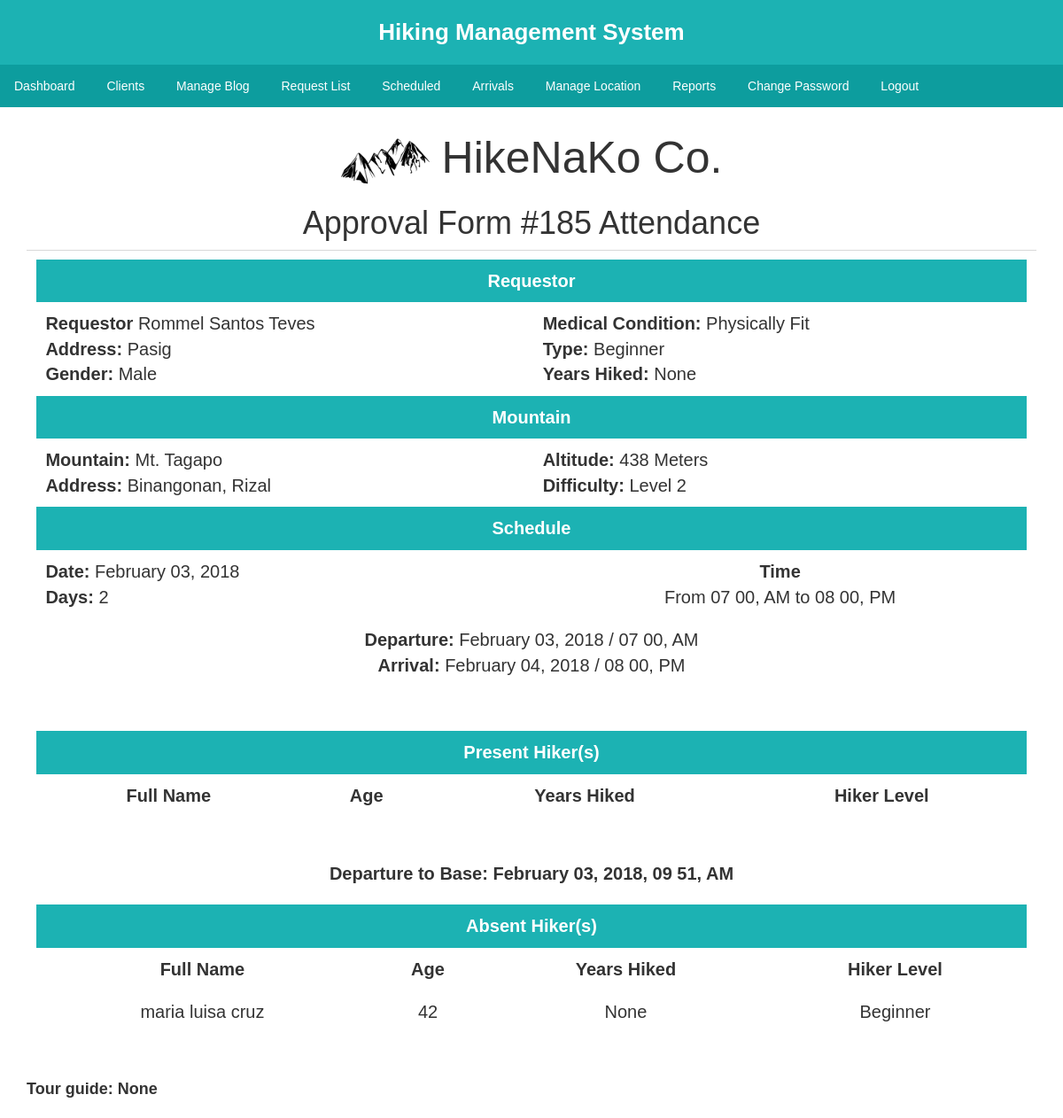
The app's page /detailsForm.php?id=185 (signed in) with its own data.
### tables this page shows
CREATE TABLE IF NOT EXISTS `register` (
`id` int(11) NOT NULL,
  `setspot_id` int(11) NOT NULL,
  `datenow` datetime NOT NULL,
  `user_id` int(11) NOT NULL,
  `date` date NOT NULL,
  `days` int(100) NOT NULL,
  `startTime` time NOT NULL,
  `until` time NOT NULL,
  `status` varchar(100) NOT NULL,
  `dateConfirmed` date NOT NULL,
  `done` varchar(100) NOT NULL,
  `arriveDate` date NOT NULL,
  `arrive` date NOT NULL,
  `arriveTime` time NOT NULL,
  `arriveStatus` varchar(100) NOT NULL,
  `groupTime` time NOT NULL,
  `groupDate` date NOT NULL,
  `tourguide` varchar(100) NOT NULL,
  `guide` varchar(100) NOT NULL
);

CREATE TABLE IF NOT EXISTS `users` (
`id` int(11) NOT NULL,
  `firstname` varchar(15) NOT NULL,
  `middlename` varchar(15) NOT NULL,
  `lastname` varchar(15) NOT NULL,
  `gender` varchar(10) NOT NULL,
  `bday` date NOT NULL,
  `contact` varchar(100) NOT NULL,
  `address` varchar(200) NOT NULL,
  `username` varchar(50) NOT NULL,
  `password` varchar(50) NOT NULL,
  `confirmpsw` varchar(50) NOT NULL,
  `email` varchar(100) NOT NULL,
  `profilePic` blob NOT NULL,
  `question` varchar(1000) NOT NULL,
  `answer` varchar(1000) NOT NULL,
  `condition` varchar(100) NOT NULL,
  `specify` varchar(100) NOT NULL,
  `type` varchar(100) NOT NULL,
  `years` varchar(100) NOT NULL
);

CREATE TABLE IF NOT EXISTS `setspot` (
`id` int(10) NOT NULL,
  `mountain_name` varchar(50) NOT NULL,
  `address` varchar(100) NOT NULL,
  `level` int(10) NOT NULL,
  `altitude` float NOT NULL,
  `requirements` varchar(500) NOT NULL,
  `photo` blob NOT NULL,
  `description` varchar(2000) NOT NULL,
  `slot` int(100) NOT NULL,
  `map` text NOT NULL,
  `equipment` varchar(1000) NOT NULL,
  `direction` varchar(2000) NOT NULL
);

CREATE TABLE IF NOT EXISTS `hikerlist` (
`id` int(100) NOT NULL,
  `register_id` int(100) NOT NULL,
  `name` varchar(100) NOT NULL,
  `age` varchar(100) NOT NULL,
  `contact` varchar(100) NOT NULL,
  `years` varchar(100) NOT NULL,
  `experience` varchar(100) NOT NULL,
  `medical` varchar(100) NOT NULL,
  `requirements` blob NOT NULL,
  `status` varchar(100) NOT NULL,
  `attendance` varchar(100) NOT NULL,
  `sets` int(100) NOT NULL,
  `now` date NOT NULL,
  `last` date NOT NULL,
  `finish` varchar(100) NOT NULL,
  `departureTime` time NOT NULL,
  `departureDate` date NOT NULL,
  `hikerArrive` varchar(100) NOT NULL,
  `arriveTime` time NOT NULL,
  `arriveDate` date NOT NULL,
  `remarks` varchar(1000) NOT NULL
);

### detailsForm.php (the view, shortened to what this page needs)
<?php
	include 'loggedheader.php';
	include 'connect.php';
	include 'loginchecker/adminMenu.php';
	$query = "SELECT * FROM register LEFT JOIN setspot ON register.setspot_id = setspot.id LEFT JOIN users ON register.user_id = users.id WHERE register.id = " . $_GET['id'];
	$result = mysqli_query($con,$query);
	if($result){
		while($row = mysqli_fetch_array($result)){
			$fname=$row['firstname'];
			$mname=$row['middlename'];
			$lname=$row['lastname'];
			$mountain=$row['mountain_name'];
			$date=date("F d, Y",strtotime($row['date']));
			$address=$row['address'];
			$gender=$row['gender'];
			$id = $row[0];
			$mountain_address=$row[21];
			$altitude=$row['altitude'];
			$level=$row['level'];
			$time=date("h i, A",strtotime($row['startTime']));
			$until=date("h i, A",strtotime($row['until']));
			$days=$row['days'];
			$specify=$row['specify'];
			$type=$row['type'];
			$years=$row['years'];
			$arrival = date('F d, Y', strtotime($date."+" . $days." days"."-1 days"));
			$gdt=date("h i, A",strtotime($row['groupTime']));
			$gdd=date("F d, Y",strtotime($row['groupDate']));
			$guide=$row['tourguide'];
			$gname=$row['guide'];
		}
	}
?>
 <!DOCTYPE html>
 <html>
      <head>
           <link rel="stylesheet" href="https://maxcdn.bootstrapcdn.com/bootstrap/3.3.6/css/bootstrap.min.css" />
           <link rel="stylesheet" href="https://cdn.datatables.net/1.10.12/css/dataTables.bootstrap.min.css" />
      </head>
<body>
	<div class="container" style="padding-bottom: 20px;margin-top: 10px;">
		<h2 align="center" style="font-size: 50px;"><img src="images/logo.png" width="100" height="60"> HikeNaKo Co.</h2>
		<h1 align="center">Approval Form #<?php echo $id; ?> Attendance</h1>
		<div class="table-responsive">
                <table class="tables" width="100%" style="padding: 0px;">
                 	<thead>
                        <tr>
							<th width="100%" colspan="2" style="font-size: 20px; text-align: center;">Requestor</th>
						</tr>
                    </thead>
                    <tbody>
                    	<tr>
                    		<td style="font-size: 20px;">
                    			<span style="font-weight: bold;">Requestor</span>
                    			<?php echo ucfirst($fname)." ".ucfirst($mname)." ".ucfirst($lname);?><br>
								<span style="font-weight: bold;">Address:</span>
								<?php echo $address; ?><br>
								<span style="font-weight: bold;">Gender:</span>
								<?php echo $gender; ?><br>
                    		</td>
                    		<td style="font-size: 20px;">
								<span style="font-weight: bold;">Medical Condition:</span>
								<?php echo $specify; ?><br>
								<span style="font-weight: bold;">Type:</span>
								<?php echo $type; ?><br>
								<span style="font-weight: bold;">Years Hiked:</span>
								<?php echo $years; ?><br>
				            </td>
                    	</tr>
                    </tbody>
                    <thead>
                        <tr>
							<th width="100%" colspan="2" style="font-size: 20px; text-align: center;">Mountain</th>
						</tr>
                    </thead>
                    <tbody>
                    	<tr>
                    		<td style="font-size: 20px;">
                    			<span style="font-weight: bold;">Mountain: </span>
                    			<?php echo ucfirst($mountain);?><br>
								<span style="font-weight: bold;">Address: </span>
								<?php echo $mountain_address; ?><br>
                    		</td>
                    		<td style="font-size: 20px;">
								<span style="font-weight: bold;">Altitude:</span>
								<?php echo $altitude; ?> Meters<br>
								<span style="font-weight: bold;">Difficulty:</span>
								Level <?php echo $level; ?><br>
				            </td>
                    	</tr>
                    </tbody>
                     <thead>
                        <tr>
							<th width="100%" colspan="2" style="font-size: 20px; text-align: center;">Schedule</th>
						</tr>
                    </thead>
                    <tbody>
                    	<tr>
                    		<td style="font-size: 20px;">
                    			<span style="font-weight: bold;">Date: </span>
                    			<?php echo $date;?><br>
								<span style="font-weight: bold;">Days: </span>
								<?php echo $days; ?><br>
                    		</td>
                    		<td style="font-size: 20px;">
								<span style="font-weight: bold;"><center>Time</center></span>
								<center>From <?php echo $time; ?> to <?php echo $until; ?></center>
				            </td>
                    	</tr>
                    	<tr>
                    		<td style="font-size: 20px; text-align: center;" colspan="2" >
                    			<span style="font-weight: bold;">Departure: </span>
                    			<?php echo $date.' / '.$time;?><br>
                    			<span style="font-weight: bold;">Arrival: </span>
                    			<?php echo $arrival.' / '.$until;?><br>
                    		</td>
                    	</tr>
                    </tbody>
                </table>
            </div>
             <div class="table-responsive">
                <table class="tables" width="100%" style="padding: 0px;">
                 	<thead>
                        <tr>
							<th width="100%" colspan="8" style="font-size: 20px; text-align: center;">Present Hiker(s)</th>
						</tr>
                    </thead>
                    <tbody align="center">
               			<tr style="font-weight: bold;">
                    		<td style="font-size: 20px;">Full Name</td>
                    		<td style="font-size: 20px;">Age</td>
                    		<td style="font-size: 20px;">Years Hiked</td>
                    		<td style="font-size: 20px;">Hiker Level</td>
                    	</tr>
                    </tbody>
                </table>
            </div><div style="text-align: center;font-weight: bold;font-size: 20px; ">Departure to Base: <?php echo $gdd.', '. $gdt; ?></div><br>
             <div class="table-responsive">
                <table class="tables" width="100%" style="padding: 0px;">
                 	<thead>
                        <tr>
							<th width="100%" colspan="8" style="font-size: 20px; text-align: center;">Absent Hiker(s)</th>
						</tr>
                    </thead>
                    <tbody align="center">
               			<tr style="font-weight: bold;">
                    		<td style="font-size: 20px;">Full Name</td>
                    		<td style="font-size: 20px;">Age</td>
                    		<td style="font-size: 20px;">Years Hiked</td>
                    		<td style="font-size: 20px;">Hiker Level</td>
                    	</tr>
                    	<?php
                         	$query = "SELECT * FROM hikerlist WHERE register_id='$id' AND status='Approved' AND attendance='Absent'";
							$response = mysqli_query($con,$query);
							if($response){
								while($row = mysqli_fetch_array($response)){
								$name=$row['name'];
								$age=$row['age'];
								$year=$row['years'];
								$experience=$row['experience'];
								?>
									<tr>
										<form method="POST">
										<td style="font-size: 20px;"><?php echo $name; ?></td>
										<td style="font-size: 20px;"><?php echo $age;?></td>
										<td style="font-size: 20px;"><?php echo $year;?></td>
										<td style="font-size: 20px;"><?php echo $experience;?></td>
									</form>
									</tr>
								<?php
								}
							}
							?>
                    </tbody>
                </table>
            </div>
         <?php
            	if($guide=='Yes'){
								echo '<div style="font-size:18px;font-weight:bold;">Tour guide: '.$gname.'</div>';
            	}
            	else{
            		echo '<div style="font-size:18px;font-weight:bold;">Tour guide: None</div>';
            	}
             ?>
	</div>
</body>
</html>

### css/styles.css (style rules this page uses)
* { -webkit-font-smoothing: antialiased; font-family: 'Arial', sans-serif !important; margin: 0px; }
body { overflow-y: scroll; }
h1 { color: #0d9d9e; margin: 14px; border-bottom: 1px solid #d8d8d8; padding-bottom: 10px; margin-top: 20px; }
.tables { width: 98%; padding-left: 0px; padding-right: 0px; border-collapse: collapse; margin: 0 auto; margin-bottom: 50px; }
.tables th { background: #1cb2b3; color: #fff; padding: 10px; font-size: 14px; text-align: left; }
.tables td { padding: 10px; font-size: 14px; }

### records on screen
register: id "185", user.firstname "Rommel", user.middlename "Santos", user.lastname "Teves", user.address "Pasig", user.gender "Male", user.specify "Physically Fit", user.type "Beginner", user.years "None", setspot.mountain_name "Mt. Tagapo", setspot.address "Binangonan, Rizal", setspot.altitude "438", setspot.level "2", date "February 03, 2018", days "2", startTime "07 00, AM", until "08 00, PM", arrival "February 04, 2018", groupDate "February 03, 2018", groupTime "09 51, AM"
hikerlist: name "maria luisa cruz", age "42", years "None", experience "Beginner"
